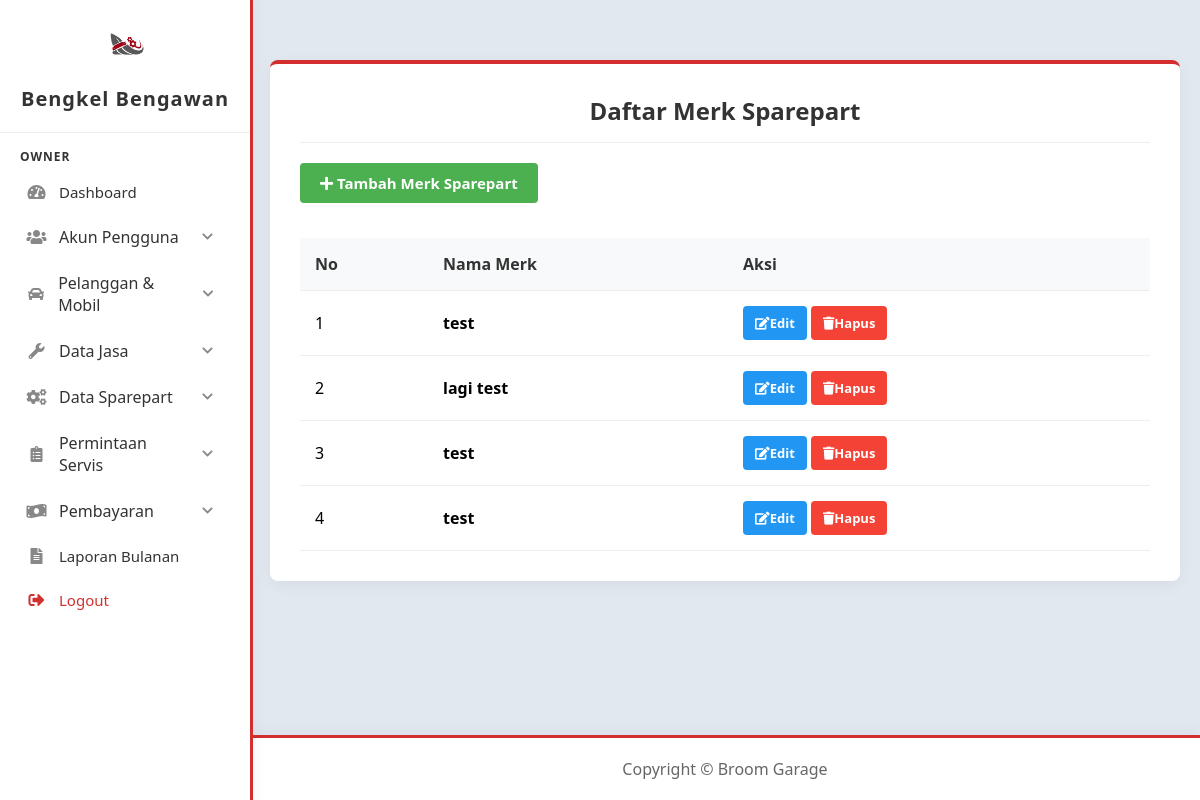
The app's page /owner/sparepart/listmerk.php (signed in) with its own data.
### tables this page shows
CREATE TABLE `merk` (
  `id_merk` int(11) NOT NULL,
  `nama_merk` varchar(50) NOT NULL
);

### owner/sparepart/listmerk.php (the view, shortened to what this page needs)
<?php
include '../../config/config.php';
$query = 'SELECT * FROM merk ORDER BY id_merk ASC';
$result = mysqli_query($conn, $query);
?>
<!DOCTYPE html>
<html lang="en">
<head>
    <link href="https://cdnjs.cloudflare.com/ajax/libs/font-awesome/5.15.3/css/all.min.css" rel="stylesheet">
    <link href="../../assets/css/dashboard.css" rel="stylesheet">
    <link rel="stylesheet" href="../../assets/css/list.css">
</head>
<body>
    <?php include '../../includes/sidebar.php'; ?>
    <div class="content">
        <div class="table-container">
            <h2 style="margin-top: 0; color: #333; border-bottom: 1px solid #eee;
            padding-bottom: 15px; margin-bottom: 20px;"> Daftar Merk Sparepart</h2>
             <div style="text-align: left;">
                <a href="addmerk.php" class="btn btn-add"><i class="fas fa-plus"></i> Tambah Merk Sparepart</a>
             </div>
            <table>
                <thead>
                    <th>No</th>
                    <th>Nama Merk</th>
                    <th>Aksi</th>
                </thead>
                <tbody>
                    <?php
                     $no = 1;
                     if($result && mysqli_num_rows($result) > 0 ) {
                        while($row = mysqli_fetch_assoc($result)): ?>
                        <tr>
                            <td><?php echo $no++; ?></td>
                            <td><strong><?php echo htmlspecialchars($row['nama_merk']); ?></strong></td>
                            <td>
                                <a href="editmerk.php?id=<?php echo $row['id_merk'];?>" class="btn btn-edit"><i class="fas fa-edit"></i>Edit</a>
                                <a href="deletmerk.php?id=<?php echo $row['id_merk'];?>" class="btn btn-delete" onclick="return confirm('Yakin ingin menghapus merk sparepart ini?');"><i class="fas fa-trash"></i>Hapus</a>
                            </td>
                        </tr>
                        <?php endwhile;
                    } else {
                        echo "<tr><td colspan='3' style='text-align:center; padding: 20px;'>Tidak ada data merk sparepart</td></tr>";
                    }
                    ?>
                </tbody>
            </table>
        </div>
    </div>
</body>
</html>
<?php include('../../includes/footer.php'); ?>

### assets/css/dashboard.css (style rules this page uses)
body { font-family: 'Segoe UI', Tahoma, Geneva, Verdana, sans-serif; background-color: #e2e8f0; margin: 0; }
.content { padding: 40px 20px; text-align: center; }

### assets/css/list.css (style rules this page uses)
.table-container { background: white; padding: 30px; border-radius: 8px; box-shadow: 0 4px 15px rgba(0,0,0,0.05); margin: 20px auto; width: 100%; max-width: 1500px; border-top: 4px solid #d32f2f; box-sizing: border-box; }
table { width: 100%; border-collapse: collapse; margin-top: 15px; }
th, td { padding: 15px; text-align: left; border-bottom: 1px solid #eee; }
th { background-color: #f8f9fa; color: #333; font-weight: 600; }
.btn { padding: 8px 12px; text-decoration: none; border-radius: 4px; font-size: 13px; color: white; display: inline-block; font-weight: bold; transition: background-color 0.3s; }
.btn-add { background-color: #4CAF50; margin-bottom: 20px; font-size: 15px; padding: 10px 20px; }
.btn-edit { background-color: #2196F3; }
.btn-delete { background-color: #f44336; }

### assets/css/sidebar.css (style rules this page uses)
body { padding-left: 250px; margin: 0; }

### assets/css/footer.css (style rules this page uses)
body { display: flex; flex-direction: column; min-height: 100vh; }

### records on screen
merk: nama_merk "test"
merk: nama_merk "lagi test"
merk: nama_merk "test"
merk: nama_merk "test"
